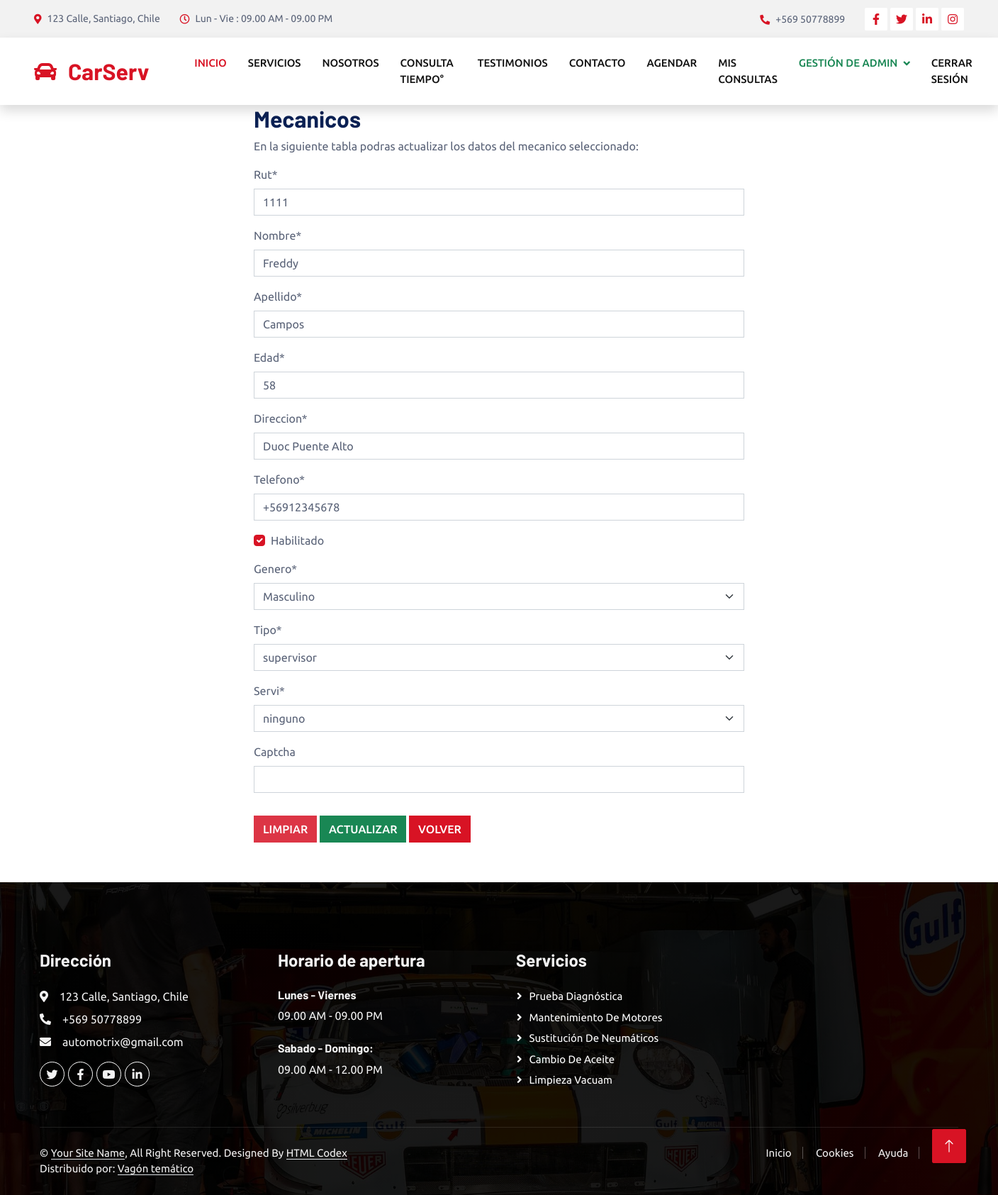
The page /empleados/update/1/ (signed in) on the database its author committed.
### core/models.py (models this page shows, shortened)
class Empleado(models.Model):
    rut = models.CharField(max_length = 12)
    nombre = models.CharField(max_length = 50)
    apellido = models.CharField(max_length = 50)
    edad = models.IntegerField()
    direccion = models.CharField(max_length = 60)
    telefono = models.CharField(max_length = 15)
    habilitado = models.BooleanField(default=True)
    genero = models.CharField(max_length = 10, choices=[('masculino','Masculino'),('femenino','Femenino')])
    fecha_ingreso = models.DateTimeField(auto_now_add=True)
    tipo = models.ForeignKey(TipoEmpleado,on_delete=models.CASCADE)
    servi = models.ForeignKey(Servicio, on_delete=models.SET_NULL, null=True)

### core/views.py (the view, shortened to what this page needs)
# urls.py: path('empleados/update/<id>/',empleadosupdate, name="empleadosupdate"),
@permission_required('core.change_empleado')
def empleadosupdate(request, id):
    empleado = Empleado.objects.get(id=id)
    aux ={
        'form' : EmpleadoForm(instance=empleado)
    }
    return render(request,'core/empleados/crud/update.html',aux)

### core/forms.py
class EmpleadoForm(ModelForm):
    captcha = ReCaptchaField()
    class Meta:
        model = Empleado
        fields = '__all__'

### core/models.py (called while the page is built)
    def __str__(self):
        return self.descripcion

    def __str__(self):
      return self.nombre_servicio

### core/templates/core/empleados/crud/update.html (shortened to what this page needs)
{% extends 'core/base.html' %}
{% load static %}
{% block contenido %}
<div class="row column3">
    <div class="col-md-6 offset-md-3">
        <div class="dash_blog">
            <div class="dash_blog_inner">
                <div class="row">
                    <div class="col-md-12">
                        {% load crispy_forms_tags %}
                    <form action="" method="POST">
                        <h2>Mecanicos</h2>
                        <p>En la siguiente tabla podras actualizar los datos del mecanico seleccionado:</p>
                        <table>
                            {{ form | crispy }}
                        </table>
                        <input class="btn btn-danger mt-3" type="reset" value="Limpiar">
                        <input class="btn btn-success mt-3" type="submit" value="Actualizar">
                        <a href="{% url 'empleados' %}" class="btn btn-primary mt-3">Volver</a>
                    </form>
                    </div>
                </div>
            </div>
        </div>
    </div>
</div>
{% endblock %}

### static/core/css/style.css (style rules this page uses)
:root { --primary: #D81324; --secondary: #0B2154; --light: #F2F2F2; --dark: #111111; }
.btn { font-weight: 500; text-transform: uppercase; transition: .5s; }
.btn.btn-primary, .btn.btn-secondary { color: #FFFFFF; }

### rows shown on the page
Empleado: rut "1111", nombre "Freddy", apellido "Campos", edad "58", direccion "Duoc Puente Alto", telefono "+56912345678", habilitado "☑", genero "Masculino", tipo "supervisor", servi "ninguno"
